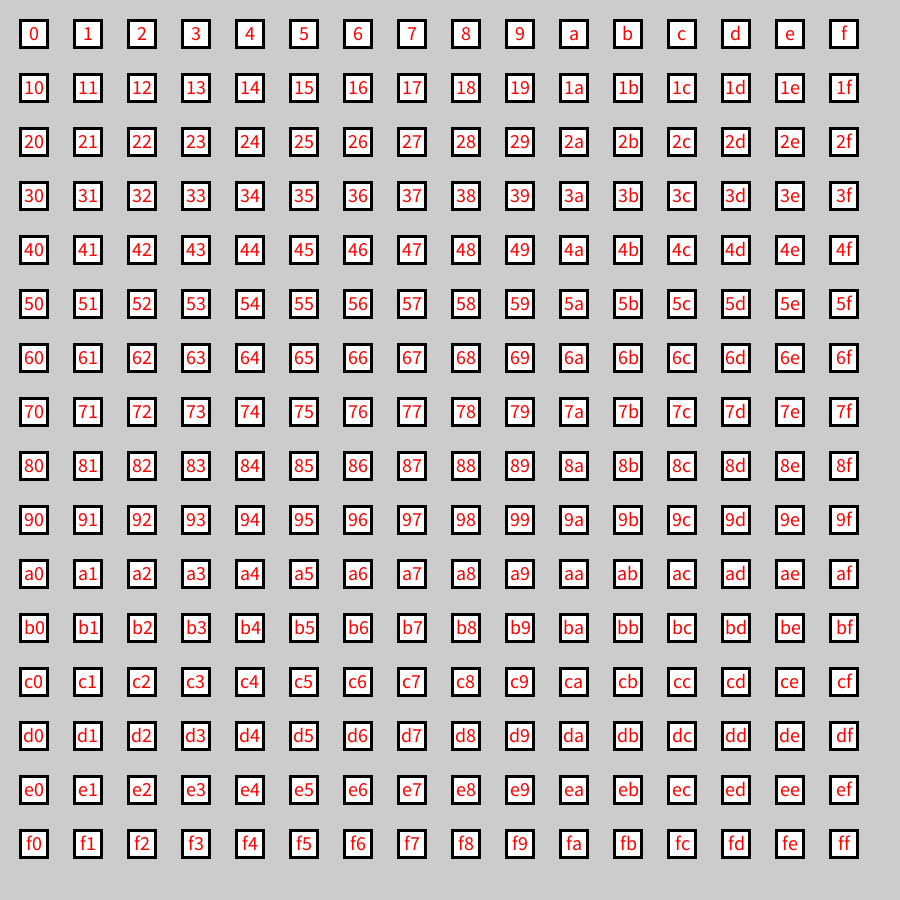
Frame 1 (no input)
Frame 60 (the mouse pressed at the canvas centre just before this capture): identical to frame 1, image omitted
Frame 120 (the mouse held since frame 60 and released just before this capture): identical to frame 1, image omitted

The Processing sketch that drew this single still picture (run headless with seeded random() and noise(); from frame 60 on, the mouse is pressed at the canvas centre):

// Processing sketch: creating_a_16x16nxn_grid
// ── creating_a_16x16nxn_grid.pde
/*

This is my first question in Code golf I found it in stack-overflow (originally in JavaScript however all languages are acceptable):

Render on screen NxN (where N in range 1-16) grid where each cell have black boundary and red number inside - cells are numerated in hex starting from left-upper corner to bottom-right. Example output (for N=16) shows how result should looks like (font can be different than in picture):

https://i.sstatic.net/nZn8m.png

The image in text uri form (which works on major browsers) in output is also acceptable - a as example blow:

This is my (not optimised) attempt to this task

Hide code snippet

document.write('<style>.row { display: flex; font-size: 9.5px; text-align: center; color: red } .cell { width: 10px; height: 10px; margin: 1px; border: 1px solid black;}</style><div id="container"></div>')

let n=10, s='';

for(let i=0; i<n; i++) {
  s+= '<div class="row">'
  for(let j=0; j<n; j++) s+= `<div class="cell"> ${(i*n+j).toString(16)} </div>`;
  s+= '</div>'
}

container.innerHTML = s;

but I wonder how small code can produce similar effect?

*/

int fontsz = 20;

void setup() {
  size(900, 900);
  textSize(fontsz);
}

void draw() {
  numbergrid();
}

void numbergrid() {
  int x0 = 20;
  int y0 = 20;
  int n = 16;
  int s = 27;
  strokeWeight(3);
  for (int y = 0; y < n; y++) {
    for (int x = 0; x < n; x++) {
      int px = x0 + 2*x*s;
      int py = y0 + 2*y*s;
      
      fill(255);
      rect(px, py, s, s);

      fill(255, 0, 0);
      textAlign(CENTER);
      text(String.format("%x", y*n + x), px + fontsz/2 + 4, py + fontsz);
    }
  }
}
